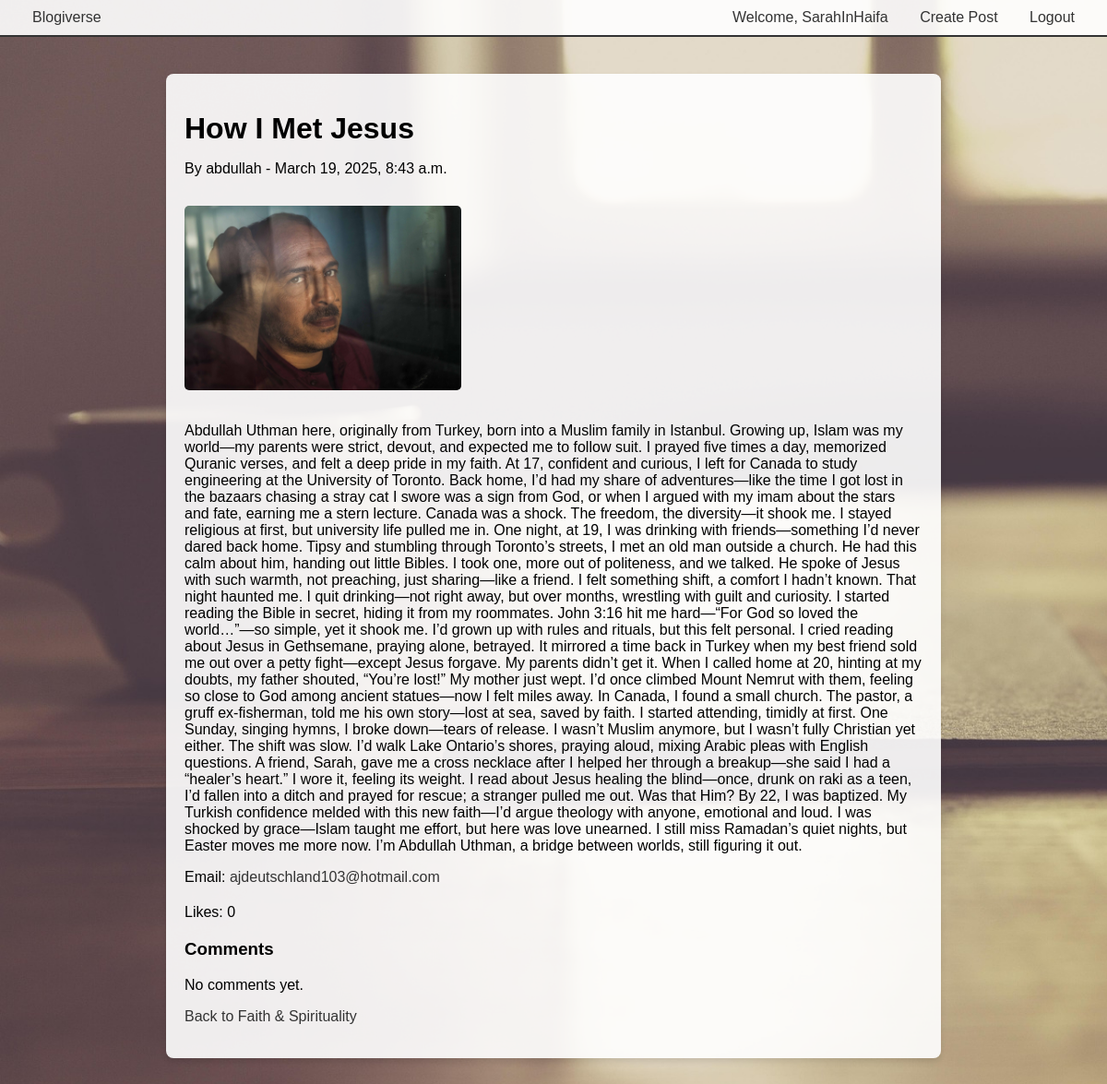
Screenshot of /blogs/post/1/ (signed in) with the database file from the repository.
### blogs/models.py (models this page shows, shortened)
class BlogPost(models.Model):
    title = models.CharField(max_length=200)
    content = models.TextField()
    author = models.ForeignKey(User, on_delete=models.CASCADE)
    forum = models.ForeignKey(Forum, on_delete=models.CASCADE, default=1)
    created_at = models.DateTimeField(auto_now_add=True)
    photo = models.ImageField(upload_to='blog_photos/', blank=True, null=True)
    likes = models.ManyToManyField(User, related_name='liked_posts', blank=True)

class Forum(models.Model):
    name = models.CharField(max_length=100, unique=True)
    description = models.TextField(blank=True)
    created_at = models.DateTimeField(auto_now_add=True)

### blogs/views.py (the view)
# urls.py: path('blogs/post/<int:post_id>/', views.blog_detail, name='blog_detail'),
def blog_detail(request, post_id):
    post = get_object_or_404(BlogPost, id=post_id)
    return render(request, 'blogs/blog_detail.html', {'post': post})

### templates/blogs/blog_detail.html (shortened to what this page needs)
{% extends 'base.html' %}
{% block content %}
    <div class="post-container">
        <h1>{{ post.title }}</h1>
        <p>By {{ post.author }} - {{ post.created_at }}</p>
        {% if post.photo %}
            <img src="{{ post.photo.url }}" alt="{{ post.author }}'s photo">
        {% endif %}
        <p>{{ post.content }}</p>
        {% if user.is_authenticated %}
            <p>Email: <a href="mailto:{{ post.author.email }}">{{ post.author.email }}</a></p>
        {% else %}
            <p>Email: [Login to view author email]</p>
        {% endif %}
        <div class="likes">
            <p>Likes: {{ post.likes.count }}</p>
        </div>
        <div class="comments">
            <h3>Comments</h3>
            {% for comment in post.comments.all %}
                <div class="comment">
                    <p>{{ comment.content }}</p>
                    <small>By {{ comment.author }} - {{ comment.created_at }}</small>
                </div>
            {% empty %}
                <p>No comments yet.</p>
            {% endfor %}
        </div>
        <p><a href="{% url 'topic_list' forum_name=post.forum.name %}">Back to {{ post.forum.name }}</a></p>
    </div>
{% endblock %}

### templates/base.html (shortened to what this page needs)
<!DOCTYPE html>
<html lang="en">
<head>
</head>
<body>
    <div class="navbar">
        <a href="{% url 'home' %}">Blogiverse</a>
        <div>
            {% if user.is_authenticated %}
                <a href="#">Welcome, {{ user.username }}</a>
                <a href="{% url 'create_post' %}">Create Post</a>
                <a href="{% url 'account_logout' %}">Logout</a>
            {% else %}
                <a href="{% url 'account_login' %}">Login</a>
                <a href="{% url 'account_signup' %}">Sign Up</a>
            {% endif %}
        </div>
    </div>
    <div class="content">
        {% block content %}{% endblock %}
    </div>
</body>
</html>

### templates/base.html (style rules this page uses)
body { font-family: Arial, sans-serif; margin: 0; background-image: url('/static/images/background.jpg'); background-size: cover; min-height: 100vh; }
.navbar { background-color: rgba(255, 255, 255, 0.9); padding: 10px 20px; border-bottom: 2px solid #333; display: flex; justify-content: space-between; align-items: center; }
.navbar a { color: #333; text-decoration: none; margin: 0 15px; }
.content { padding: 20px; }

### templates/blogs/blog_detail.html (style rules this page uses)
body { background-image: url('/static/images/background.jpg'); background-size: cover; min-height: 100vh; margin: 0; }
.post-container { max-width: 800px; margin: 20px auto; padding: 20px; background-color: rgba(255, 255, 255, 0.9); border-radius: 8px; box-shadow: 0 4px 6px rgba(0, 0, 0, 0.1); }
.post-container h1 { margin-bottom: 10px; }
.post-container img { max-width: 300px; max-height: 450px; width: auto; height: auto; border-radius: 5px; margin: 15px 0; }
.post-container a { color: #333; text-decoration: none; }
.likes { margin: 20px 0; }
.comments { margin-top: 20px; }

### rows the page displays
BlogPost: title "How I Met Jesus", author "abdullah", created_at "March 19, 2025, 8:43 a.m.", photo (picture), content "Abdullah Uthman here, originally from Turkey, born into a Muslim family in Istanbul. Growing up, Islam was my world—my parents were strict, devout, and expected me to follow suit. I prayed five times a day, memorized Quranic verses, and felt a deep pride in my faith. At 17, confident and curious, I left for Canada to study engineering at the University of Toronto. Back home, I’d had my share of adventures—like the time I got lost in the bazaars chasing a stray cat I swore was a sign from God, or when I argued with my imam about the stars and fate, earning me a stern lecture. Canada was a shock. The freedom, the diversity—it shook me. I stayed religious at first, but university life pulled…", author.email "ajdeutschland103@hotmail.com", likes.count "0", forum.name "Faith & Spirituality"

### other values shown
{{ user.username }} "SarahInHaifa"
